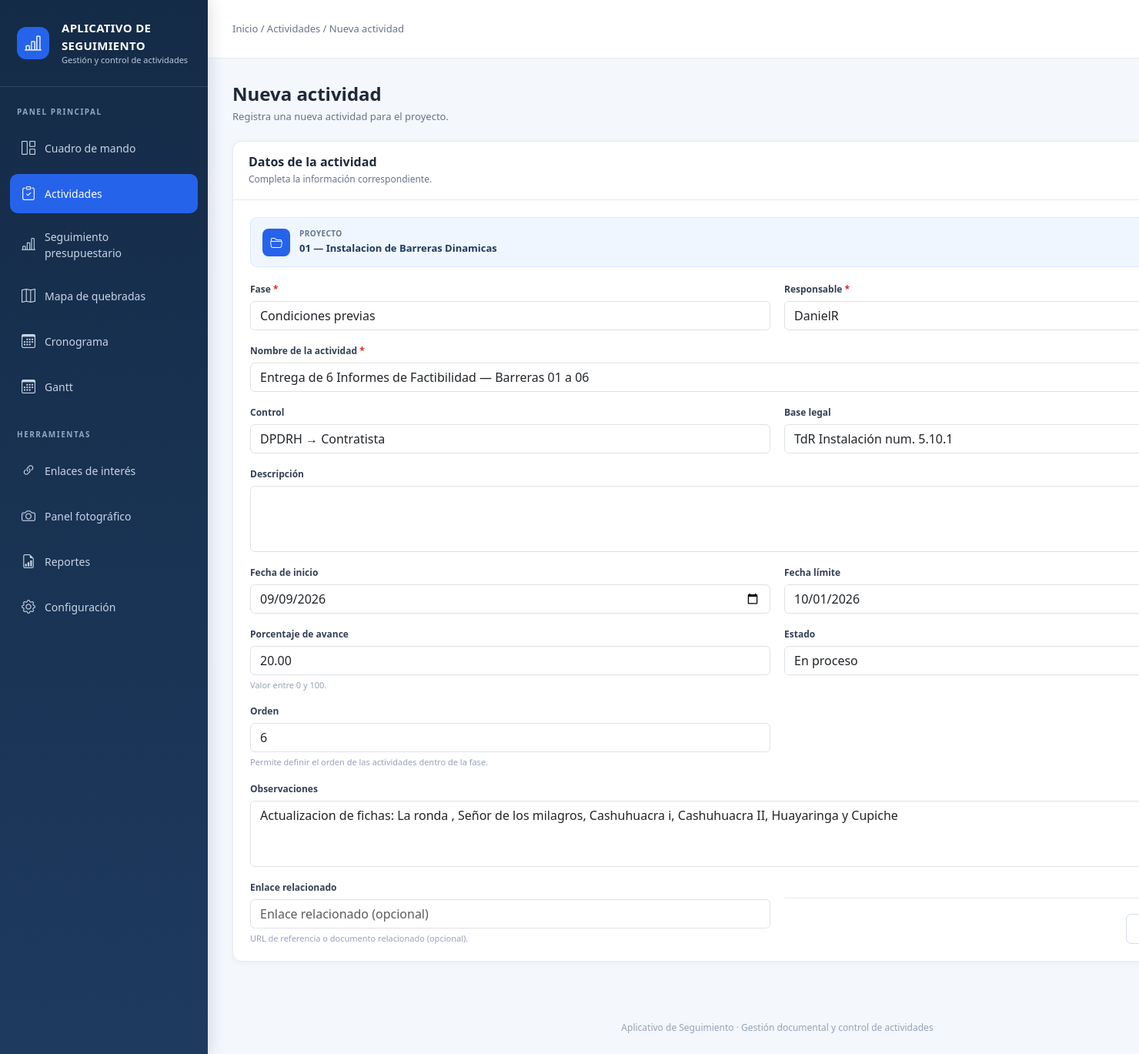
The app's page /monitoreo/actividades/6/editar/ (signed in), older data.
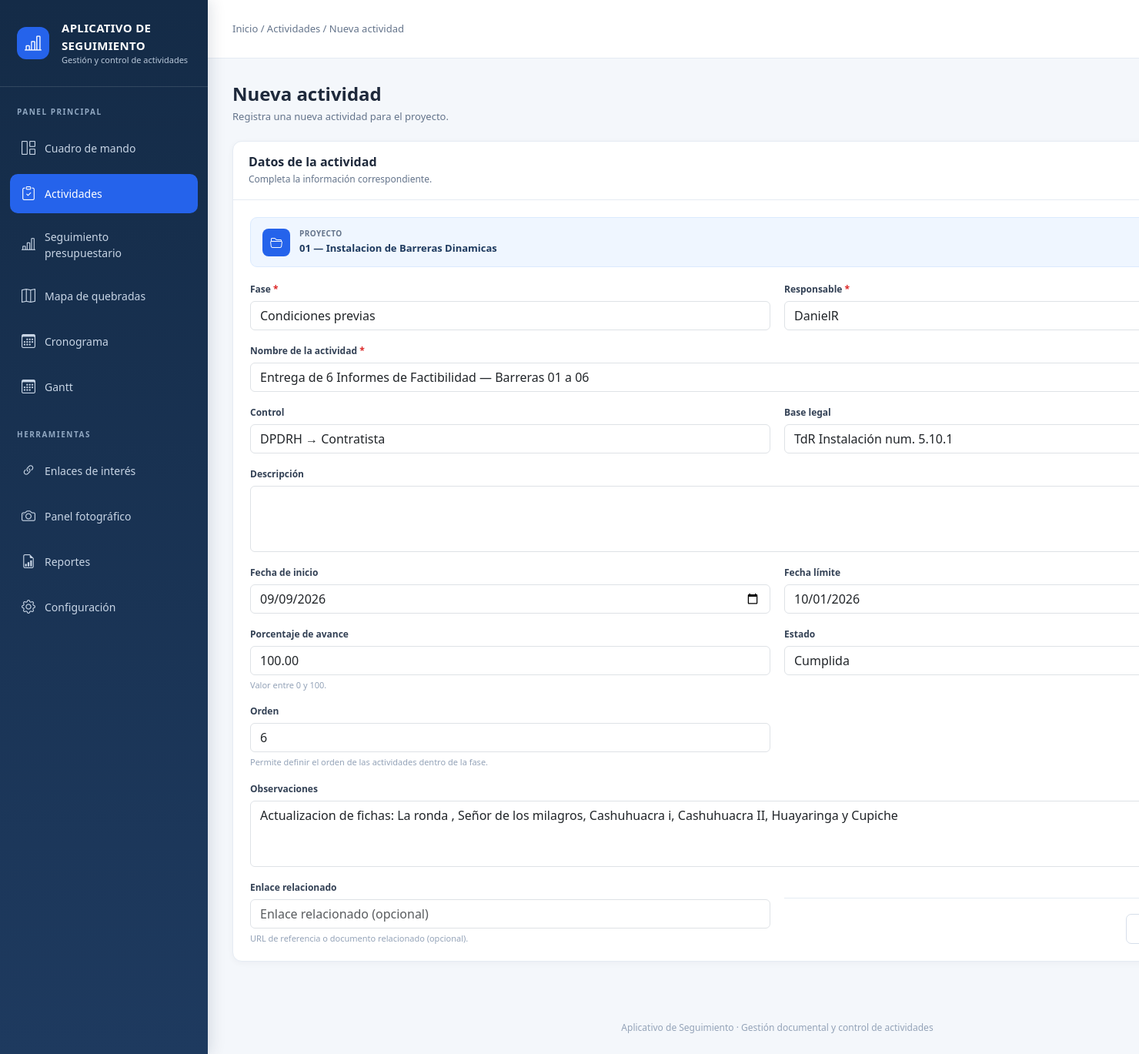
The same page, newer data.
### monitoreo/models.py (models this page shows, shortened)
class Actividad(models.Model):
    class Estado(models.TextChoices):
        PENDIENTE = "PENDIENTE", "Pendiente"
        EN_PROCESO = "EN_PROCESO", "En proceso"
        CUMPLIDA = "CUMPLIDA", "Cumplida"
        VENCIDA = "VENCIDA", "Vencida"
        SUSPENDIDA = "SUSPENDIDA", "Suspendida"
        CANCELADA = "CANCELADA", "Cancelada"
    class Control(models.TextChoices):
        Contratista="Contratista","Contratista"
        ContratistaSupervisorDPDRH="Contratista + Supervisor + DPDRH","Contratista + Supervisor + DPDRH"
        ContratistaANA="Contratista → ANA","Contratista → ANA"
        ContratistaSupervisor="Contratista → Supervisor","Contratista → Supervisor"
        DPDRH="DPDRH","DPDRH"
        DPDRHANAContratista="DPDRH / ANA → Contratista","DPDRH / ANA → Contratista"
        DPDRHContratista="DPDRH → Contratista","DPDRH → Contratista"
        DPDRHANASupervisor="DPDRH/ANA → Supervisor","DPDRH/ANA → Supervisor"
        OficinadeAdministraciónANA="Oficina de Administración (ANA)","Oficina de Administración (ANA)"
        Supervisor="Supervisor","Supervisor"
        SupervisorDPDRH = "Supervisor → DPDRH","Supervisor → DPDRH"
    proyecto = models.ForeignKey(
        Proyecto,
        on_delete=models.CASCADE,
        related_name="actividades",
    )
    fase = models.ForeignKey(
        Fase,
        on_delete=models.PROTECT,
        related_name="actividades",
    )
    nombre = models.CharField(
        max_length=250,
    )
    control = models.CharField(
        max_length=50,
        choices=Control.choices,
        default=Control.Contratista,
    )
    baselegal = models.CharField(
        max_length=250, blank=True)
    descripcion = models.TextField(
        blank=True,
    )
    responsable = models.ForeignKey(
        Responsable,
        on_delete=models.PROTECT,
        related_name="actividades",
    )
    fecha_inicio = models.DateField(
        null=True,
        blank=True,
    )
    fecha_fin = models.DateField(
        null=True,
        blank=True,
    )
    porcentaje_avance = models.DecimalField(
        max_digits=5,
        decimal_places=2,
        default=0,
        validators=[
            MinValueValidator(0),
            MaxValueValidator(100),
        ],
    )
    estado = models.CharField(
        max_length=20,
        choices=Estado.choices,
        default=Estado.PENDIENTE,
    )
    link = models.URLField(
        blank=True,)
    observaciones = models.TextField(
        blank=True,
    )
    orden = models.PositiveIntegerField(
        default=0,
    )
    creado_en = models.DateTimeField(
        auto_now_add=True,
    )
    actualizado_en = models.DateTimeField(
        auto_now=True,
    )
    class Meta:
        verbose_name = "Actividad"
        verbose_name_plural = "Actividades"
        ordering = [
            "proyecto",
            "fase",
            "orden",
            "fecha_fin",
            "nombre",
        ]

### monitoreo/views.py (the view)
@login_required
def actividad_editar(request, pk):
    actividad = get_object_or_404(
        Actividad.objects.select_related(
            "proyecto"
        ),
        pk=pk,
    )
    if request.method == "POST":
        form = ActividadForm(
            request.POST,
            instance=actividad,
            proyecto=actividad.proyecto,
        )
        if form.is_valid():
            form.save()
            messages.success(
                request,
                "La actividad fue actualizada correctamente.",
            )
            return redirect(
                "monitoreo:proyecto_resumen",
                pk=actividad.proyecto.pk,
            )
    else:
        form = ActividadForm(
            instance=actividad,
            proyecto=actividad.proyecto,
        )
    return render(
        request,
        "monitoreo/actividad_form.html",
        {
            "form": form,
            "proyecto": actividad.proyecto,
            "actividad": actividad,
            "titulo": "Editar actividad",
        },
    )

### monitoreo/models.py (called while the page is built)
    def __str__(self):
        nombre = self.usuario.get_full_name()
        return nombre or self.usuario.username

    def __str__(self):
        return self.nombre

### monitoreo/templates/monitoreo/actividad_form.html (shortened to what the changed rows need)
{% extends "base.html" %}
{% block content %}
<div class="form-page-header">
    <div class="form-page-title">
        <h1>
            {% if object %}
                Editar actividad
            {% else %}
                Nueva actividad
            {% endif %}
        </h1>
    </div>
</div>
<div class="form-card">
    <div class="form-card-header">
        <h2>
            Datos de la actividad
        </h2>
    </div>
    <div class="form-card-body">
        <form method="post">
            <div class="form-grid">
                <div class="form-group">
                    <label
                        for="{{ form.fase.id_for_label }}"
                        class="form-label"
                    >
                        Fase
                        <span class="required">*</span>
                    </label>
                    {{ form.fase }}
                </div>
                <div class="form-group">
                    <label
                        for="{{ form.responsable.id_for_label }}"
                        class="form-label"
                    >
                        Responsable
                        <span class="required">*</span>
                    </label>
                    {{ form.responsable }}
                </div>
                <div class="form-group full">
                    <label
                        for="{{ form.nombre.id_for_label }}"
                        class="form-label"
                    >
                        Nombre de la actividad
                        <span class="required">*</span>
                    </label>
                    {{ form.nombre }}
                </div>
                <div class="form-group">
                    <label
                        for="{{ form.control.id_for_label }}"
                        class="form-label"
                    >
                        Control
                    </label>
                    {{ form.control }}
                </div>
                <div class="form-group">
                    <label
                        for="{{ form.baselegal.id_for_label }}"
                        class="form-label"
                    >
                        Base legal
                    </label>
                    {{ form.baselegal }}
                </div>
                <div class="form-group full">
                    <label
                        for="{{ form.descripcion.id_for_label }}"
                        class="form-label"
                    >
                        Descripción
                    </label>
                    {{ form.descripcion }}
                </div>
                <div class="form-group">
                    <label
                        for="{{ form.fecha_inicio.id_for_label }}"
                        class="form-label"
                    >
                        Fecha de inicio
                    </label>
                    {{ form.fecha_inicio }}
                </div>
                <div class="form-group">
                    <label
                        for="{{ form.fecha_fin.id_for_label }}"
                        class="form-label"
                    >
                        Fecha límite
                    </label>
                    {{ form.fecha_fin }}
                </div>
                <div class="form-group">
                    <label
                        for="{{ form.porcentaje_avance.id_for_label }}"
                        class="form-label"
                    >
                        Porcentaje de avance
                    </label>
                    {{ form.porcentaje_avance }}
                    <span class="help-text">
                        Valor entre 0 y 100.
                    </span>
                </div>
                <div class="form-group">
                    <label
                        for="{{ form.estado.id_for_label }}"
                        class="form-label"
                    >
                        Estado
                    </label>
                    {{ form.estado }}
                </div>
                <div class="form-group">
                    <label
                        for="{{ form.orden.id_for_label }}"
                        class="form-label"
                    >
                        Orden
                    </label>
                    {{ form.orden }}
                    <span class="help-text">
                        Permite definir el orden de las actividades dentro de la fase.
                    </span>
                </div>
                <div class="form-group full">
                    <label
                        for="{{ form.observaciones.id_for_label }}"
                        class="form-label"
                    >
                        Observaciones
                    </label>
                    {{ form.observaciones }}
                </div>
                <div class="form-group">
                    <label
                        for="{{ form.link.id_for_label }}"
                        class="form-label"
                    >
                        Enlace relacionado
                    </label>
                    {{ form.link }}
                    <span class="help-text">
                        URL de referencia o documento relacionado (opcional).
                    </span>
            </div>
        </form>
    </div>
</div>
{% endblock %}

Row changes from the older to the newer data that the page shows:
changed Actividad "Condiciones previas": porcentaje_avance "20.00" → "100.00"; estado "En proceso" → "Cumplida"
